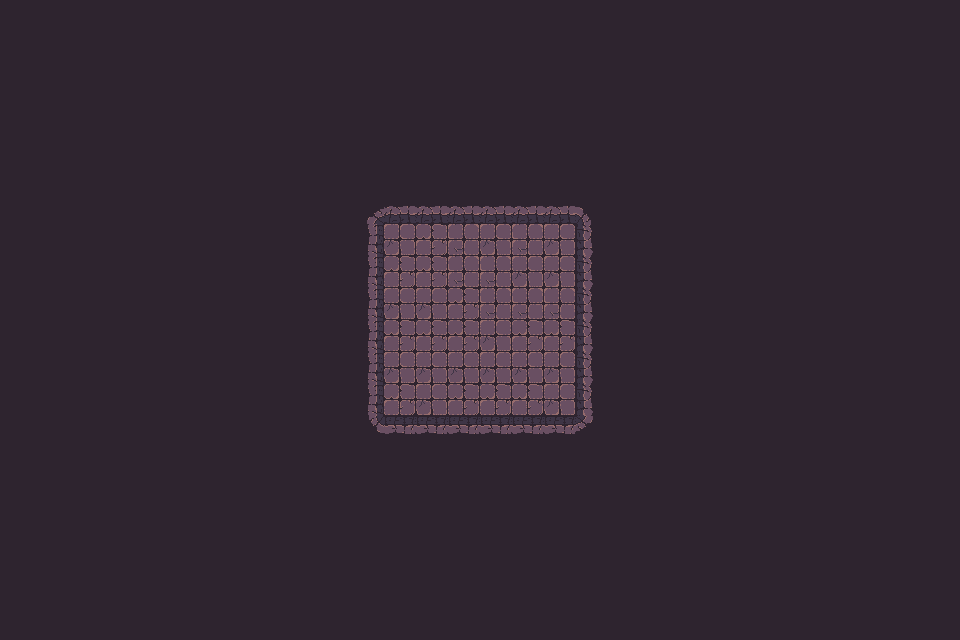

This game map was drawn from its Tiled (.tmx) file and the tilesets committed beside it. A one-line description and the full map source follow:
An orthogonal 30x20 tile map with 32x32 px tiles, 1 tile layer (Tile layer 1), 2 tilesets and 57 objects.

<map version="1.10" tiledversion="1.11.2" orientation="orthogonal" renderorder="right-down" width="30" height="20" tilewidth="32" tileheight="32" infinite="0" nextlayerid="3" nextobjectid="1">
    <tileset firstgid="1" name="Town Tileset" tilewidth="32" tileheight="32" tilecount="64" columns="8">
        <image source="../../../tiles/World H Tileset.png" trans="ff00ff" width="256" height="256" />
        <tile id="4">
            <objectgroup draworder="index" id="2">
                <object id="1" x="0" y="0" width="32" height="32" />
            </objectgroup>
        </tile>
        <tile id="5">
            <objectgroup draworder="index" id="2">
                <object id="1" x="0" y="0" width="32" height="32" />
            </objectgroup>
        </tile>
        <tile id="6">
            <objectgroup draworder="index" id="2">
                <object id="1" x="0" y="0" width="32" height="32" />
            </objectgroup>
        </tile>
        <tile id="7">
            <objectgroup draworder="index" id="2">
                <object id="1" x="0" y="0" width="32" height="32" />
            </objectgroup>
        </tile>
        <tile id="8">
            <objectgroup draworder="index" id="2">
                <object id="1" x="0" y="0" width="32" height="32" />
            </objectgroup>
        </tile>
        <tile id="10">
            <objectgroup draworder="index" id="2">
                <object id="1" x="0" y="32" width="32" height="0" />
            </objectgroup>
        </tile>
        <tile id="11">
            <objectgroup draworder="index" id="2">
                <object id="1" x="0" y="32" width="32" height="0" />
                <object id="2" x="32" y="0" width="0" height="32" />
            </objectgroup>
        </tile>
        <tile id="12">
            <objectgroup draworder="index" id="2">
                <object id="1" x="32" y="0" width="0" height="32" />
            </objectgroup>
        </tile>
        <tile id="13">
            <objectgroup draworder="index" id="2">
                <object id="1" x="0" y="32" width="32" height="0" />
                <object id="2" x="0" y="32" width="32" height="0" />
                <object id="3" x="0" y="0" width="0" height="32" />
            </objectgroup>
        </tile>
        <tile id="14">
            <objectgroup draworder="index" id="2">
                <object id="1" x="0" y="0" width="0" height="32" />
            </objectgroup>
        </tile>
        <tile id="16">
            <objectgroup draworder="index" id="2">
                <object id="1" x="0" y="0" width="32" height="32" />
            </objectgroup>
        </tile>
        <tile id="24">
            <objectgroup draworder="index" id="2">
                <object id="1" x="0" y="0" width="32" height="32" />
            </objectgroup>
        </tile>
    </tileset>
    <tileset firstgid="65" name="Dungeon Crawler Tileset" tilewidth="32" tileheight="32" tilecount="100" columns="10">
        <image source="../../../tiles/Dungeon_Tile.png" trans="" width="320" height="320" />
        <tile id="2">
            <objectgroup draworder="index" id="2">
                <object id="1" x="0" y="0" width="32" height="32" />
            </objectgroup>
        </tile>
        <tile id="3">
            <objectgroup draworder="index" id="2">
                <object id="1" x="0" y="0" width="32" height="32" />
            </objectgroup>
        </tile>
        <tile id="4">
            <objectgroup draworder="index" id="2">
                <object id="1" x="0" y="0" width="32" height="32" />
            </objectgroup>
        </tile>
        <tile id="5">
            <objectgroup draworder="index" id="2">
                <object id="1" x="0" y="0" width="32" height="32" />
            </objectgroup>
        </tile>
        <tile id="6">
            <objectgroup draworder="index" id="2">
                <object id="1" x="0" y="0" width="32" height="32" />
            </objectgroup>
        </tile>
        <tile id="8">
            <objectgroup draworder="index" id="2">
                <object id="1" x="0" y="0" width="32" height="32" />
            </objectgroup>
        </tile>
        <tile id="12">
            <objectgroup draworder="index" id="2">
                <object id="1" x="0" y="0" width="32" height="32" />
            </objectgroup>
        </tile>
        <tile id="13">
            <objectgroup draworder="index" id="2">
                <object id="1" x="0" y="0" width="32" height="32" />
            </objectgroup>
        </tile>
        <tile id="14">
            <objectgroup draworder="index" id="2">
                <object id="1" x="0" y="0" width="32" height="32" />
            </objectgroup>
        </tile>
        <tile id="15">
            <objectgroup draworder="index" id="2">
                <object id="1" x="0" y="0" width="32" height="32" />
            </objectgroup>
        </tile>
        <tile id="16">
            <objectgroup draworder="index" id="2">
                <object id="1" x="0" y="0" width="32" height="32" />
            </objectgroup>
        </tile>
        <tile id="18">
            <objectgroup draworder="index" id="2">
                <object id="1" x="0" y="0" width="32" height="32" />
            </objectgroup>
        </tile>
        <tile id="22">
            <objectgroup draworder="index" id="2">
                <object id="1" x="0" y="0" width="32" height="32" />
            </objectgroup>
        </tile>
        <tile id="23">
            <objectgroup draworder="index" id="2">
                <object id="1" x="0" y="0" width="32" height="32" />
            </objectgroup>
        </tile>
        <tile id="24">
            <objectgroup draworder="index" id="2">
                <object id="1" x="0" y="0" width="32" height="32" />
            </objectgroup>
        </tile>
        <tile id="25">
            <objectgroup draworder="index" id="2">
                <object id="1" x="0" y="0" width="32" height="32" />
            </objectgroup>
        </tile>
        <tile id="26">
            <objectgroup draworder="index" id="2">
                <object id="1" x="0" y="0" width="32" height="32" />
            </objectgroup>
        </tile>
        <tile id="28">
            <objectgroup draworder="index" id="2">
                <object id="1" x="0" y="0" width="32" height="32" />
            </objectgroup>
        </tile>
        <tile id="32">
            <objectgroup draworder="index" id="2">
                <object id="1" x="0" y="0" width="32" height="32" />
            </objectgroup>
        </tile>
        <tile id="33">
            <objectgroup draworder="index" id="2">
                <object id="1" x="0" y="0" width="32" height="32" />
            </objectgroup>
        </tile>
        <tile id="34">
            <objectgroup draworder="index" id="2">
                <object id="1" x="0" y="0" width="32" height="32" />
            </objectgroup>
        </tile>
        <tile id="35">
            <objectgroup draworder="index" id="2">
                <object id="1" x="0" y="0" width="32" height="32" />
            </objectgroup>
        </tile>
        <tile id="36">
            <objectgroup draworder="index" id="2">
                <object id="1" x="0" y="0" width="32" height="32" />
            </objectgroup>
        </tile>
        <tile id="38">
            <objectgroup draworder="index" id="2">
                <object id="1" x="0" y="0" width="32" height="32" />
            </objectgroup>
        </tile>
        <tile id="42">
            <objectgroup draworder="index" id="2">
                <object id="1" x="0" y="0" width="32" height="32" />
            </objectgroup>
        </tile>
        <tile id="43">
            <objectgroup draworder="index" id="2">
                <object id="1" x="0" y="0" width="32" height="32" />
            </objectgroup>
        </tile>
        <tile id="44">
            <objectgroup draworder="index" id="2">
                <object id="1" x="0" y="0" width="32" height="32" />
            </objectgroup>
        </tile>
        <tile id="45">
            <objectgroup draworder="index" id="2">
                <object id="1" x="0" y="0" width="32" height="32" />
            </objectgroup>
        </tile>
        <tile id="46">
            <objectgroup draworder="index" id="2">
                <object id="1" x="0" y="0" width="32" height="32" />
            </objectgroup>
        </tile>
        <tile id="48">
            <objectgroup draworder="index" id="2">
                <object id="1" x="0" y="0" width="32" height="32" />
            </objectgroup>
        </tile>
        <tile id="52">
            <objectgroup draworder="index" id="2">
                <object id="1" x="0" y="0" width="32" height="32" />
            </objectgroup>
        </tile>
        <tile id="53">
            <objectgroup draworder="index" id="2">
                <object id="1" x="0" y="0" width="32" height="32" />
            </objectgroup>
        </tile>
        <tile id="54">
            <objectgroup draworder="index" id="2">
                <object id="1" x="0" y="0" width="32" height="32" />
            </objectgroup>
        </tile>
        <tile id="55">
            <objectgroup draworder="index" id="2">
                <object id="1" x="0" y="0" width="32" height="32" />
            </objectgroup>
        </tile>
        <tile id="56">
            <objectgroup draworder="index" id="2">
                <object id="1" x="0" y="0" width="32" height="32" />
            </objectgroup>
        </tile>
        <tile id="58">
            <objectgroup draworder="index" id="2">
                <object id="1" x="0" y="0" width="32" height="32" />
            </objectgroup>
        </tile>
        <tile id="62">
            <objectgroup draworder="index" id="2">
                <object id="1" x="0" y="0" width="32" height="32" />
            </objectgroup>
        </tile>
        <tile id="63">
            <objectgroup draworder="index" id="2">
                <object id="1" x="0" y="0" width="32" height="32" />
            </objectgroup>
        </tile>
        <tile id="64">
            <objectgroup draworder="index" id="2">
                <object id="1" x="0" y="0" width="32" height="32" />
            </objectgroup>
        </tile>
        <tile id="65">
            <objectgroup draworder="index" id="2">
                <object id="1" x="0" y="0" width="32" height="32" />
            </objectgroup>
        </tile>
        <tile id="66">
            <objectgroup draworder="index" id="2">
                <object id="1" x="0" y="0" width="32" height="32" />
            </objectgroup>
        </tile>
        <tile id="68">
            <objectgroup draworder="index" id="2">
                <object id="1" x="0" y="0" width="32" height="32" />
            </objectgroup>
        </tile>
    </tileset>
    <layer id="1" name="Tile layer 1" width="30" height="20">
        <data encoding="csv">
122,122,122,122,122,122,122,122,122,122,122,122,122,122,122,122,122,122,122,122,122,122,122,122,122,122,122,122,122,122,
122,122,122,122,122,122,122,122,122,122,122,122,122,122,122,122,122,122,122,122,122,122,122,122,122,122,122,122,122,122,
122,122,122,122,122,122,122,122,122,122,122,122,122,122,122,122,122,122,122,122,122,122,122,122,122,122,122,122,122,122,
122,122,122,122,122,122,122,122,122,122,122,122,122,122,122,122,122,122,122,122,122,122,122,122,122,122,122,122,122,122,
122,122,122,122,122,122,122,122,122,122,122,122,122,122,122,122,122,122,122,122,122,122,122,122,122,122,122,122,122,122,
122,122,122,122,122,122,122,122,122,122,122,122,122,122,122,122,122,122,122,122,122,122,122,122,122,122,122,122,122,122,
122,122,122,122,122,122,122,122,122,122,122,67,68,68,68,68,68,68,69,122,122,122,122,122,122,122,122,122,122,122,
122,122,122,122,122,122,122,122,122,122,122,77,75,65,66,75,66,75,79,122,122,122,122,122,122,122,122,122,122,122,
122,122,122,122,122,122,122,122,122,122,122,77,65,65,66,66,75,75,79,122,122,122,122,122,122,122,122,122,122,122,
122,122,122,122,122,122,122,122,122,122,122,77,75,75,65,66,66,66,79,122,122,122,122,122,122,122,122,122,122,122,
122,122,122,122,122,122,122,122,122,122,122,77,65,65,65,75,65,65,79,122,122,122,122,122,122,122,122,122,122,122,
122,122,122,122,122,122,122,122,122,122,122,77,75,75,75,75,75,75,79,122,122,122,122,122,122,122,122,122,122,122,
122,122,122,122,122,122,122,122,122,122,122,77,65,75,65,65,65,75,79,122,122,122,122,122,122,122,122,122,122,122,
122,122,122,122,122,122,122,122,122,122,122,87,88,88,88,88,88,88,89,122,122,122,122,122,122,122,122,122,122,122,
122,122,122,122,122,122,122,122,122,122,122,122,122,122,122,122,122,122,122,122,122,122,122,122,122,122,122,122,122,122,
122,122,122,122,122,122,122,122,122,122,122,122,122,122,122,122,122,122,122,122,122,122,122,122,122,122,122,122,122,122,
122,122,122,122,122,122,122,122,122,122,122,122,122,122,122,122,122,122,122,122,122,122,122,122,122,122,122,122,122,122,
122,122,122,122,122,122,122,122,122,122,122,122,122,122,122,122,122,122,122,122,122,122,122,122,122,122,122,122,122,122,
122,122,122,122,122,122,122,122,122,122,122,122,122,122,122,122,122,122,122,122,122,122,122,122,122,122,122,122,122,122,
122,122,122,122,122,122,122,122,122,122,122,122,122,122,122,122,122,122,122,122,122,122,122,122,122,122,122,122,122,122
        </data>
    </layer>
</map>
